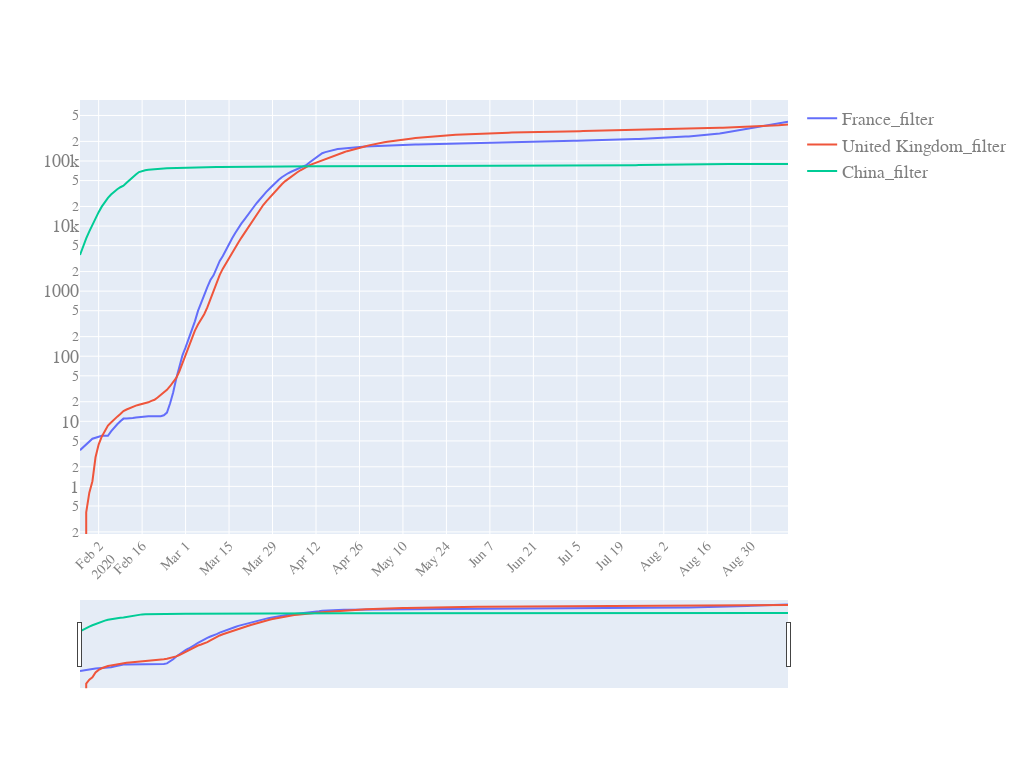

This figure's notebook cell:
### Code cell
start_pos=5
quick_plot(df_analyse.date[start_pos:],
           df_analyse[filter_cols].iloc[start_pos:,:], #['China','China_filter']
           y_scale='log',
           slider=True)

### Figure 1 — Plotly figure (JSON) as saved in the notebook; plotly's stock layout.template omitted (floating-point values rounded to 4 significant figures; data arrays with more than 128 entries replaced by an {"elided": "..."} marker saying what was removed)
{"data": [{"name": "France_filter", "type": "scatter", "x": {"elided": "229 str values"}, "y": {"elided": "229 float values"}}, {"name": "United Kingdom_filter", "type": "scatter", "x": {"elided": "229 str values"}, "y": {"elided": "229 float values"}}, {"name": "China_filter", "type": "scatter", "x": {"elided": "229 str values"}, "y": {"elided": "229 float values"}}], "layout": {"autosize": true, "font": {"color": "#7f7f7f", "family": "PT Sans, monospace", "size": 18}, "height": 768, "width": 1024, "xaxis": {"nticks": 20, "rangeslider": {"visible": true}, "tickangle": -45, "tickfont": {"color": "#7f7f7f", "size": 14}}, "yaxis": {"type": "log"}}}
